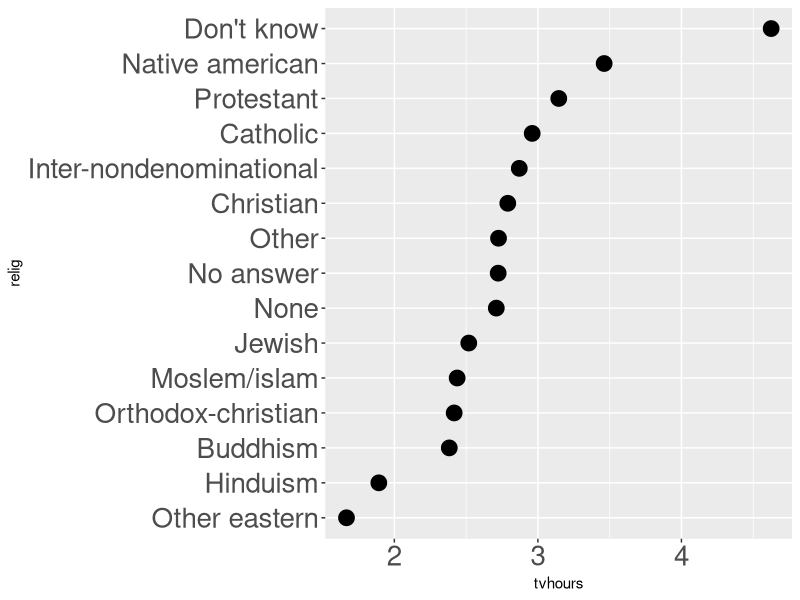

Here is the R script that generated this plot: (Note: this script raises an error after producing the figure.)
### 5.4 forcats 패키지
# 팩터(factor)를 다루는 함수 제공
library(tidyverse)
library(stringr)

gss_cat %>%
  count(marital)

## 5.4.2 팩터 레벨 순서 변경
# fct_inorder() : 팩터가 만들어질 때 팩터가 순차적으로 입력된 순서에 따라서 정렬
# fct_reorder() : 기준값을 줘서 순서를 바꿈
# fct_relevel() : 기존에 있는 레벨에 이름을 지정해줘서 레벨의 순서를 변경
f <- factor(c("b", "b", "a", "c", "c", "c"))
f                # Levels: a b c
fct_inorder(f)   # Levels: b a c


# 그래프를 그릴 때 팩터 순서로 
relig_summary <- gss_cat %>%
                  group_by(relig) %>%
                  summarise(age = mean(age, na.rm = TRUE),
                            tvhours = mean(tvhours, na.rm = TRUE),
                            n = n()) %>%
                  mutate(relig = fct_reorder(relig, tvhours)) # fct_reorder()로 relig와 tvhours 기준으로 팩터 순서 바꿈

library(ggplot2)
ggplot(relig_summary, aes(tvhours, relig)) + 
  geom_point(size = 5) +
  theme(axis.text = element_text(size = 20))

gss_cat %%
  mutate(rincome = fct_relevel(rincome, "Not applicable")) %>%
  count(rincome)


## 5.4.3 팩터 레벨 변경
# fct_recode() 함수 : 팩터 레벨의 이름 변경에 사용
  # 명시적으로 언급되지 않은 레벨은 그대로 둠
  # 그룹으로 결합하려면 이전 레벨들을 새로운 레벨로 할당
  # 서로 같지 않은 범주들을 함께 묶는다면 잘못된 결과 도출 (데이터 분석 관점)
# fct_collapse() 함수 : 다수의 레벨 병합
  # 각각의 새로운 변수에 대해 이전 레벨로 이루어진 벡터를 제공
# fct_lump() 함수 : 소규모 그룹 모두를 묶음
  # 매개변수 n : Other를 제외한 그룹 개수 지정

# [예제1] fct_recode()
# partyid의 레벨 이름 변경
# 언급되지 않은 레벨은 그대로 둠
gss_cat %>%
  mutate(partyid = fct_recode(partyid,
                              "Republican, strong"    = "Strong republican",
                              "Republican, weak"      = "Not str republican",
                              "Independent, near rep" = "Ind,near rep",
                              "Independent, near dem" = "Ind,near dem",
                              "Democrat, weak"        = "Not str democrat",
                              "Democrat, strong"      = "Strong democrat")) %>%
  count(partyid)

# 새로운 레벨 이름을 동일하게 부여함으로써 묶어줄 수 있음
gss_cat %>%
  mutate(partyid = fct_recode(partyid,
                              "Republican, strong"    = "Strong republican",
                              "Republican, weak"      = "Not str republican",
                              "Independent, near rep" = "Ind,near rep",
                              "Independent, near dem" = "Ind,near dem",
                              "Democrat, weak"        = "Not str democrat",
                              "Democrat, strong"      = "Strong democrat",
                              "Other"                 = "No answer",
                              "Other"                 = "Don't know",
                              "Other"                 = "Other party")) %>%
  count(partyid)


# [예제2] fct_collapse()
# 다수의 레벨 병합하여 새로운 레벨 생성
# recode와 다른 점 : 변수 명을 따옴표로 묶지 않아도 됨
gss_cat %>%
  mutate(partyid = fct_collapse(partyid,
                                other = c("No answer", "Don't know", "Other party"),
                                rep = c("Strong republican", "Not str republican"),
                                ind = c("Ind,near rep", "Independent", "Ind,near dem"),
                                dem = c("Not str democrat", "Strong democrat"))) %>%
  count(partyid)


# [예제3] fct_lump()
# 소규모 그룹을 모두 묶어줌
# 매개변수 n : Other를 제외한 그룹 개수 지정. 즉, 상위 n개를 제외한 나머지를 모두 Other로 묶어줌

# 빈도가 가장 큰 것과 나머지로 나뉨
gss_cat %>%
  mutate(relig = fct_lump(relig)) %>%
  count(relig)

gss_cat %>%
  mutate(relig = fct_lump(relig, n = 5)) %>%    # 상위 n개를 제외한 나머지를 모두 Other로 묶어줌
  count(relig, sort = TRUE) %>%                 # 레벨 순서를 빈도에 따라 정렬
  print(n = Inf)
